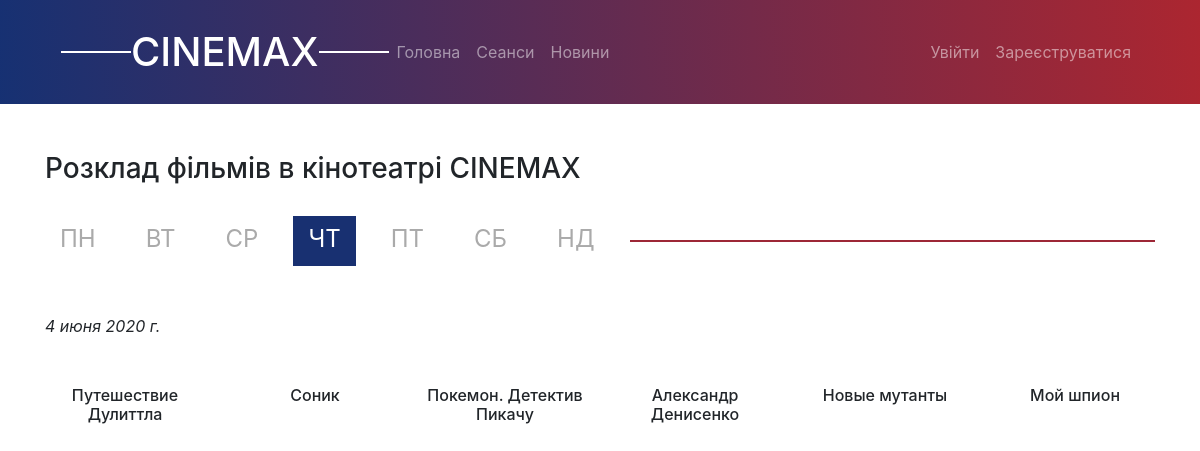
The app's page /sessions/ with its own data.
### app/models.py (models this page shows, shortened)
class TimeStampMixin(models.Model):
    created_at = models.DateTimeField(auto_now_add=True, null=True)
    updated_at = models.DateTimeField(auto_now=True, null=True)
    class Meta:
        abstract = True

class Weekday(TimeStampMixin, models.Model):
    weekday = models.CharField(max_length=150)
    date = models.DateField()
    weekday_en = models.CharField(max_length=50)

class Film(TimeStampMixin, models.Model): # Фильм
    name = models.CharField(max_length = 150)
    duration_film = models.TimeField() # '14:30'
    desc = models.TextField()
    year = models.PositiveSmallIntegerField("Дата выхода", default=2019)
    contry = models.CharField(max_length = 150)
    genre = models.ManyToManyField(Genre, verbose_name="жанры")
    actor = models.ManyToManyField(Actor, verbose_name="актеры", related_name="film_actor")
    directors = models.ManyToManyField(Actor, verbose_name="режиссер", related_name="film_director")
    premiere = models.CharField(max_length = 150)
    budget = models.PositiveIntegerField()
    image = models.ImageField(upload_to = 'posters/')
    url_trailer = models.CharField(max_length=200)

### app/views.py (the view)
# urls.py: path('sessions/', app_views.SessionsListView.as_view(), name="sessions"),
class SessionsListView(View):
    def get(self, request):
        tday = date.today()
        num_week_day = date.today().weekday()
        sessions = Session.objects.all()
        days = ['пн', 'вт', 'ср', 'чт', 'пт', 'сб', 'нд']
        k = 0
        for i in range(0, len(days)):
            try:
                Weekday.objects.filter(weekday = days[num_week_day + i]).update(date = tday + datetime.timedelta(days=i))
                k += 1
            except Exception:
                Weekday.objects.filter(weekday = days[i-k]).update(date = tday + datetime.timedelta(days=i))
        active_vkladka = 0
        for day in Weekday.objects.all():
            dat = day.date
            if dat.weekday() == num_week_day:
                active_vkladka = day.weekday_en
        sessions = Session.objects.all()
        week = Weekday.objects.order_by('-id').all()
        movies = Film.objects.order_by('-id').all()
        halls = Hall.objects.all()
        context = {
            'active_vkladka': active_vkladka,
            'sessions': sessions,
            'movies': movies,
            'halls': halls,
            'week': week,
        }
        return render(request, 'app_template/sessions.html', context)

### templates/app_template/sessions.html (shortened to what this page needs)
{% extends "base.html" %}
{% load static %}
{% block stylesheet %}
    <link rel="stylesheet" href="{% static 'css/jquery.fancybox.css' %}">
    <link rel="stylesheet" href="{% static 'css/sessions.css' %}">
{% endblock %}
{% block content %}
    <div class="sessions">
        <div class="container">
            <h3 class="sessions-top mt-5">
                Розклад фільмів в кінотеатрі СINEMAX
            </h3>
            <div class="sessions-tabs d-flex align-items-center">
                <nav class="days d-flex">
                    {% for day in week %}
                        <a href="#{{ day.weekday_en }}" class="day tabs-item {% if day.weekday_en == active_vkladka %} active {% endif %}">{{ day.weekday }}</a></li>
                    {% endfor %}
                </nav>
                <span class="line"></span>
            </div>
            {% for day in week %}
                <div id="{{day.weekday_en}}" class="sessions-bottom mt-5 tabs-content {% if day.weekday_en == active_vkladka %} visible {% endif %} ">
                    <em >{{day.date}}</em> <br>
                    <div class="row text-center mt-5">
                        {% for movie in movies %}
                            <div class="col-md-2 mb-5">
                                <h6>{{ movie.name }}</h6> <br>
                            </div>
                        {% endfor %}
                    </div>
                </div>
            {% endfor %}
        </div>
    </div>
{% endblock %}
{% block js %}
    <link rel="stylesheet" href="{% static 'js/jquery.fancybox.min.js' %}">
{% endblock %}

### static/css/sessions.css (style rules this page uses)
.sessions-tabs { margin-top: 30px; margin-bottom: 30px; }
.sessions-tabs .line { width: 100%; background: #9D2736 ; }
.sessions-tabs .days { font-size: 24px; margin: 0; padding: 0; }
.sessions-tabs .days .day { margin-right: 20px; }
.sessions-tabs .days .active { color: #fff !important; background-color: #183071; }
.tabs-content { display: none; }
.visible { display: block; }
.sessions-tabs .days .day { text-decoration: none; color: #aaa; text-transform: uppercase; padding: 5px 15px 9px ; transition: all 0.3s ease; }

### static/css/base.css (style rules this page uses)
h1,h2,h3,h4,h5,h6,p { padding: 0;margin: 0; }
a { text-decoration: none; }
.line { display: block; height: 2px; width: 70px; background-color: #fff; }
.container { max-width: 1140px !important; }
@media (min-width: 1200px) { .container { max-width: 1140px; } }
@media (min-width: 992px) { .container { max-width: 960px; } }
@media (min-width: 768px) { .container { max-width: 720px; } }
@media (min-width: 576px) { .container { max-width: 540px; } }

### records on screen
Weekday: weekday "ПН"
Weekday: weekday "ВТ"
Weekday: weekday "СР"
Weekday: weekday "ЧТ", date "4 июня 2020 г."
Weekday: weekday "ПТ"
Weekday: weekday "СБ"
Weekday: weekday "НД"
Film: name "Путешествие Дулиттла"
Film: name "Соник"
Film: name "Покемон. Детектив Пикачу"
Film: name "Александр Денисенко"
Film: name "Новые мутанты"
Film: name "Мой шпион"
